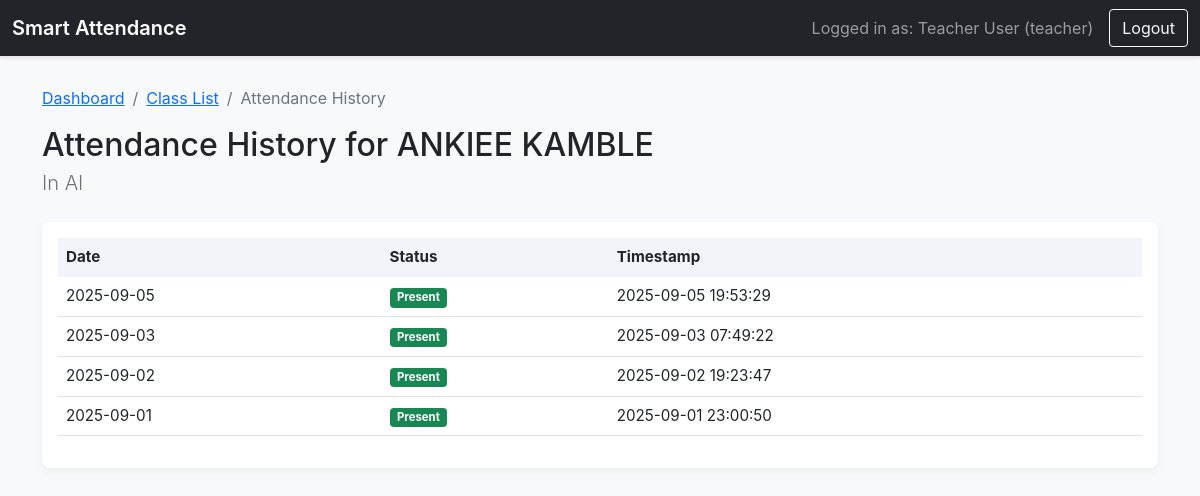
Screenshot of /teacher/history/1/student2 (signed in) with the database file from the repository.
### tables this page shows
CREATE TABLE users (
        user_id TEXT PRIMARY KEY,
        name TEXT NOT NULL,
        role TEXT NOT NULL,
        password TEXT NOT NULL
    , face_image TEXT);

CREATE TABLE subjects (
        id INTEGER PRIMARY KEY AUTOINCREMENT,
        subject_name TEXT NOT NULL,
        teacher_id TEXT NOT NULL,
        FOREIGN KEY (teacher_id) REFERENCES users (user_id)
    );

CREATE TABLE attendance_records (
        id INTEGER PRIMARY KEY AUTOINCREMENT,
        student_id TEXT NOT NULL,
        subject_id INTEGER NOT NULL,
        timestamp TEXT NOT NULL,
        date TEXT NOT NULL,
        status TEXT NOT NULL,
        FOREIGN KEY (student_id) REFERENCES users (user_id),
        FOREIGN KEY (subject_id) REFERENCES subjects (id)
    );

### app.py (the view)
@app.route('/teacher/history/<int:subject_id>/<student_id>')
@login_required
@role_required('teacher')
def student_history(subject_id, student_id):
    return render_template('student_history.html', subject=db.get_subject_by_id(subject_id),
                           student=db.get_user_by_id(student_id), history=db.get_student_attendance_history(student_id, subject_id))

### app.py (called while the page is built)
def login_required(f):
    @wraps(f)
    def decorated_function(*args, **kwargs):
        if 'user_id' not in session:
            return redirect(url_for('login'))
        return f(*args, **kwargs)
    return decorated_function

def role_required(role_name):
    def wrapper(f):
        @wraps(f)
        def decorated_function(*args, **kwargs):
            if session.get('role') != role_name:
                flash("You do not have permission to access this page.", "danger")
                return redirect(url_for('dashboard'))
            return f(*args, **kwargs)
        return decorated_function
    return wrapper

### database_manager.py (called while the page is built)
def get_db_connection():
    conn = sqlite3.connect(DATABASE)
    conn.row_factory = sqlite3.Row
    return conn

def get_user_by_id(user_id):
    conn = get_db_connection()
    user = conn.cursor().execute("SELECT * FROM users WHERE user_id = ?", (user_id,)).fetchone()
    conn.close()
    return user

def get_subject_by_id(subject_id):
    conn = get_db_connection()
    subject = conn.cursor().execute("SELECT * FROM subjects WHERE id = ?", (subject_id,)).fetchone()
    conn.close()
    return subject

def get_student_attendance_history(student_id, subject_id):
    conn = get_db_connection()
    history = conn.cursor().execute("SELECT date, status, timestamp FROM attendance_records WHERE student_id = ? AND subject_id = ? ORDER BY date DESC", (student_id, subject_id)).fetchall()
    conn.close()
    return history

### templates/student_history.html
{% extends "base.html" %}
{% block content %}
    <nav aria-label="breadcrumb">
        <ol class="breadcrumb">
            <li class="breadcrumb-item"><a href="{{ url_for('dashboard') }}">Dashboard</a></li>
            <li class="breadcrumb-item"><a href="{{ url_for('view_class_list', subject_id=subject.id) }}">Class List</a></li>
            <li class="breadcrumb-item active" aria-current="page">Attendance History</li>
        </ol>
    </nav>
    <h2 class="mb-1">Attendance History for {{ student.name }}</h2>
    <p class="lead text-muted">In {{ subject.subject_name }}</p>
    <div class="card mt-4">
        <div class="card-body">
            <table class="table table-hover">
                <thead>
                    <tr>
                        <th>Date</th>
                        <th>Status</th>
                        <th>Timestamp</th>
                    </tr>
                </thead>
                <tbody>
                    {% for record in history %}
                    <tr>
                        <td>{{ record.date }}</td>
                        <td>
                            {% if record.status == 'Present' %}<span class="badge bg-success">Present</span>
                            {% elif record.status == 'Absent' %}<span class="badge bg-danger">Absent</span>
                            {% else %}<span class="badge bg-secondary">{{ record.status }}</span>
                            {% endif %}
                        </td>
                        <td>{{ record.timestamp }}</td>
                    </tr>
                    {% else %}
                    <tr><td colspan="3" class="text-center">No attendance history found for this student in this subject.</td></tr>
                    {% endfor %}
                </tbody>
            </table>
        </div>
    </div>
{% endblock %}

### static/style.css (style rules this page uses)
body { background-color: #f8f9fa; font-family: -apple-system, BlinkMacSystemFont, "Segoe UI", Roboto, "Helvetica Neue", Arial, sans-serif; }
.card { border: none; box-shadow: 0 4px 8px rgba(0,0,0,.05); border-radius: 0.5rem; }
.table { border-collapse: separate; border-spacing: 0; font-size: 0.95rem; }
.table thead th { background-color: #f1f5f9; border: none; }

### rows the page displays
users: name "ANKIEE KAMBLE"
subjects: subject_name "AI"
attendance_records: date "2025-09-05", status "Present", timestamp "2025-09-05 19:53:29"
attendance_records: date "2025-09-03", status "Present", timestamp "2025-09-03 07:49:22"
attendance_records: date "2025-09-02", status "Present", timestamp "2025-09-02 19:23:47"
attendance_records: date "2025-09-01", status "Present", timestamp "2025-09-01 23:00:50"

### other values shown
{{ session.name }} "Teacher User"
{{ session.role }} "teacher"
